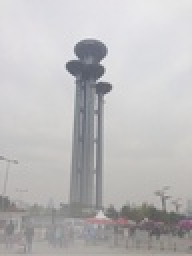
%> input picture VisualSamplesTest/0045_0.8_0.16.jpg, 96 x 128 px, shrunk from 550 x 734 before the run (shown 2 times larger); its folder holds only this picture in this run
$ octave demo_dehazing10.m   (GNU Octave 9; MATLAB toolbox functions it lacks are replaced by stand-ins)
%> lines starting %> are read from the running program, lines starting %| are printed output that depends on the picture
### get_dark_channel.m
%获取图像暗通道
function [J, J_index] = get_dark_channel(I, patch_size)

[M, N, C] = size(I);
J = zeros(M, N);
J_index = zeros(M, N);

% if ~mod(numel(patch_size),2)
%     error('Invalid Patch Size: Only odd number sized patch supported.');
% end
I = padarray(I, [floor(patch_size./2) floor(patch_size./2)], 'replicate');%重复边界,为了不考虑块的临界
% Compute the dark channel
 for m = 1:M
        for n = 1:N
            patch = I(m:(m+patch_size-1), n:(n+patch_size-1),:);
            tmp = min(patch, [], 3);%第三维度的最小值
            [tmp_val, tmp_idx] = min(tmp(:));
            J(m,n) = tmp_val;
            J_index(m,n) = tmp_idx;
        end
 end


end

### get_atmosphere.m
%鑾峰緱澶ф皵鍏?
function atmosphere = get_atmosphere(image, dark_channel)
%[m, n, ~] = size(image);
[m, n, c] = size(image);
n_pixels = m * n;

n_search_pixels = floor(n_pixels * 0.001);

dark_vec = reshape(dark_channel, n_pixels, 1);

% image_vec = reshape(image, n_pixels, 3);
image_vec = reshape(image, n_pixels, c);
[~, indices] = sort(dark_vec, 'descend');

%accumulator = zeros(1, 3);
accumulator = zeros(1, c);
for k = 1 : n_search_pixels
    accumulator = accumulator + image_vec(indices(k),:);
end

atmosphere = accumulator / n_search_pixels;

end

### get_transmission_estimate.m
%透射率估计暗通道
function trans_est = get_transmission_estimate(image, atmosphere,omega,win_size)

% [m, n, ~] = size(image);
[m, n, c] = size(image);

%rep_atmosphere = repmat(reshape(atmosphere, [1, 1, 3]), m, n);
rep_atmosphere = repmat(reshape(atmosphere, [1, 1, c]), m, n);

trans_est = 1 -  omega*get_dark_channel( image ./ rep_atmosphere, win_size);

end

### guidedfilter.m
function q = guidedfilter(I, p, r, eps)
%% 导向滤波
% 输入参数I为引导图像，在图像去雾中使用原图像的灰度图作为引导图像
% 输入参数p为原始图像，在图像去雾中使用透射率图作为原始图像
% 输入参数r为滤波半径
% 输入参数eps为正则化参数
[hei, wid] = size(I);
N = boxfilter(ones(hei, wid), r);

mean_I = boxfilter(I, r) ./ N;
mean_p = boxfilter(p, r) ./ N;
mean_II = boxfilter(I.*I, r) ./ N;
mean_Ip = boxfilter(I.*p, r) ./ N;
% this is the covariance of (I, p) in each local patch.
var_I = mean_II - mean_I .* mean_I;
cov_Ip = mean_Ip - mean_I .* mean_p;

a = cov_Ip ./ (var_I + eps);
b = mean_p - a .* mean_I;

mean_a = boxfilter(a, r) ./ N;
mean_b = boxfilter(b, r) ./ N;

q = mean_a .* I + mean_b;
end

### boxfilter.m
function imDst = boxfilter(imSrc, r)
%% 均值滤波函数
% 输入参数imSrc为原始窗口，输入参数r为均值滤波半径
[hei, wid] = size(imSrc);
imDst = zeros(size(imSrc));

%cumulative sum over Y axis
imCum = cumsum(imSrc, 1);
%difference over Y axis
imDst(1:r+1, :) = imCum(1+r:2*r+1, :);
imDst(r+2:hei-r, :) = imCum(2*r+2:hei, :) - imCum(1:hei-2*r-1, :);
imDst(hei-r+1:hei, :) = repmat(imCum(hei, :), [r, 1]) - imCum(hei-2*r:hei-r-1, :);

%cumulative sum over X axis
imCum = cumsum(imDst, 2);
%difference over Y axis
imDst(:, 1:r+1) = imCum(:, 1+r:2*r+1);
imDst(:, r+2:wid-r) = imCum(:, 2*r+2:wid) - imCum(:, 1:wid-2*r-1);
imDst(:, wid-r+1:wid) = repmat(imCum(:, wid), [1, r]) - imCum(:, wid-2*r:wid-r-1);
end

### demo_dehazing10.m
clear

%path_hazy = '../NYU_Hazy_Small/';%'C:\Users\Administrator\Desktop\Code_available_SLP\hazy images' % the path to hazy examples
path_hazy = 'D:\论文\本科毕业设计\ExperimentMethods\上传代码\ECP\VisualSamplesTest\';
% cd(path_hazy) % enter into the file
% [filename,pathname] = uigetfile('*.png');
%
% I = imread([pathname,filename]);
% 获取文件夹中所有jpg文件的信息
files = dir(fullfile(path_hazy, '*.jpg'))
%
%     % 检查是否找到了jpg文件
%     if isempty(files)
%         disp('没有找到jpg文件。');
%         return;
%     end
%
%     % 遍历所有找到的jpg文件
%     for k = 1:length(files)
%         % 输出文件名
%         fprintf('文件名: %s\n', files(k).name);
%     end
filen = ' ';
for i = 1:length(files)
    if i < 10
      filen = files(i).name;%['0',num2str(i),'_hazy.png'];
    else
      filen = files(i).name;%[num2str(i),'_hazy.png'];
    end
%     im = imread();
    filename = [path_hazy, filen];
%I = imread(filename);
%imshow(I,'Border','tight')

image = double(imread(filename))/255;  %09_hazy.png
% image = imresize(image, 0.4);%图像较大时启用此代码
%image = imresize(image,[256,256]);
if ~exist('omega', 'var')
    omega = 0.95;
end

if ~exist('win_size', 'var')
    win_size = 15;
end

 r = win_size*4;%滤波半径   一般设均值滤波半径为求解暗通道时使用的最小值滤波半径的4~8倍
 eps = 1e-3;%正则化项  或1e-5

[m, n, ~] = size(image);
%> m = 128; n = 96

%dark_channel = get_dark_channel(image, win_size);  herzeliya_a = [0.666, 0.936 ,1.08]
dark_channel = get_dark_channel(image, win_size); %castle_a = [0.575, 0.6125 ,0.7]
%> after the loop in get_dark_channel, `for m = 1:M`:
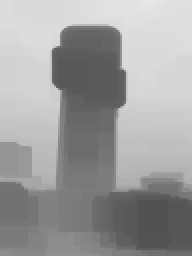
%> J: size 128x96 double (shown 2 times larger); min 0.322, max 0.906, mean 0.62
%> after the loop in get_dark_channel, `for m = 1:M`:
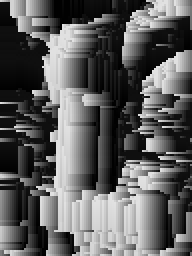
%> J_index: size 128x96 double (shown 2 times larger); min 1, max 225, mean 92.8
atmosphere = get_atmosphere(image,dark_channel); %snow_mountain = [0.675, 0.68, 0.66]
%> the loop in get_atmosphere, `for k = 1 : n_search_pixels` made 12 passes
%> accumulator on passes 1 to 12: [0.914 0.914 0.922], [1.82 1.82 1.83], [2.73 2.73 2.74], [3.65 3.65 3.65], [4.56 4.56 4.56], [5.47 5.47 5.48], [6.38 6.38 6.39], [7.3 7.3 7.31], [8.21 8.21 8.22], [9.12 9.12 9.13], [10.03 10.03 10.05], [10.95 10.95 10.97]
%> in get_atmosphere, `atmosphere = accumulator / n_search_pixels;`: atmosphere = [0.912 0.912 0.914]
%> atmosphere = [0.912 0.912 0.914]
% [7 lines of commented-out code are left out]
trans_est = get_transmission_estimate(image(), atmosphere,omega,win_size);
%> call 2 of get_dark_channel, with patch_size = 15
%> in get_dark_channel (call 2), `I = padarray(I, [floor(patch_size./2) floor(patch_size./2)], 'replicat..`:
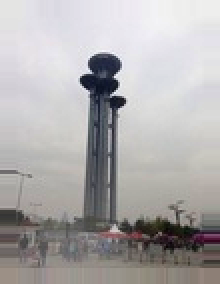
%> I: size 142x110x3 double (shown 2 times larger); mean R, G, B 0.819, 0.813, 0.814; drawn with min black and max white
%> after the loop in get_dark_channel (call 2), `for m = 1:M`:
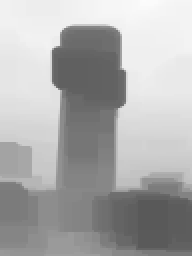
%> J: size 128x96 double (shown 2 times larger); min 0.352, max 0.991, mean 0.679
%> in get_transmission_estimate, `trans_est = 1 -  omega*get_dark_channel( image ./ rep_atmosphere, win_..`:
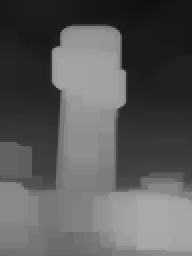
%> trans_est: size 128x96 double (shown 2 times larger); min 0.0585, max 0.666, mean 0.355
dxtrans_est=guidedfilter(rgb2gray(image),trans_est,r,eps);%导向滤波细化透射率
%> in boxfilter, `imDst(r+2:hei-r, :) = imCum(2*r+2:hei, :) - imCum(1:hei-2*r-1, :);`:
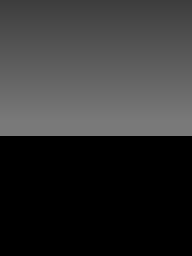
%> imDst: size 128x96 double (shown 2 times larger); min 0, max 121, mean 50
%> in boxfilter, `imDst(hei-r+1:hei, :) = repmat(imCum(hei, :), [r, 1]) - imCum(hei-2*r:..`:
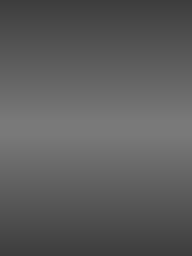
%> imDst: size 128x96 double (shown 2 times larger); min 61, max 121, mean 92.4
%> the run ends on the next line
